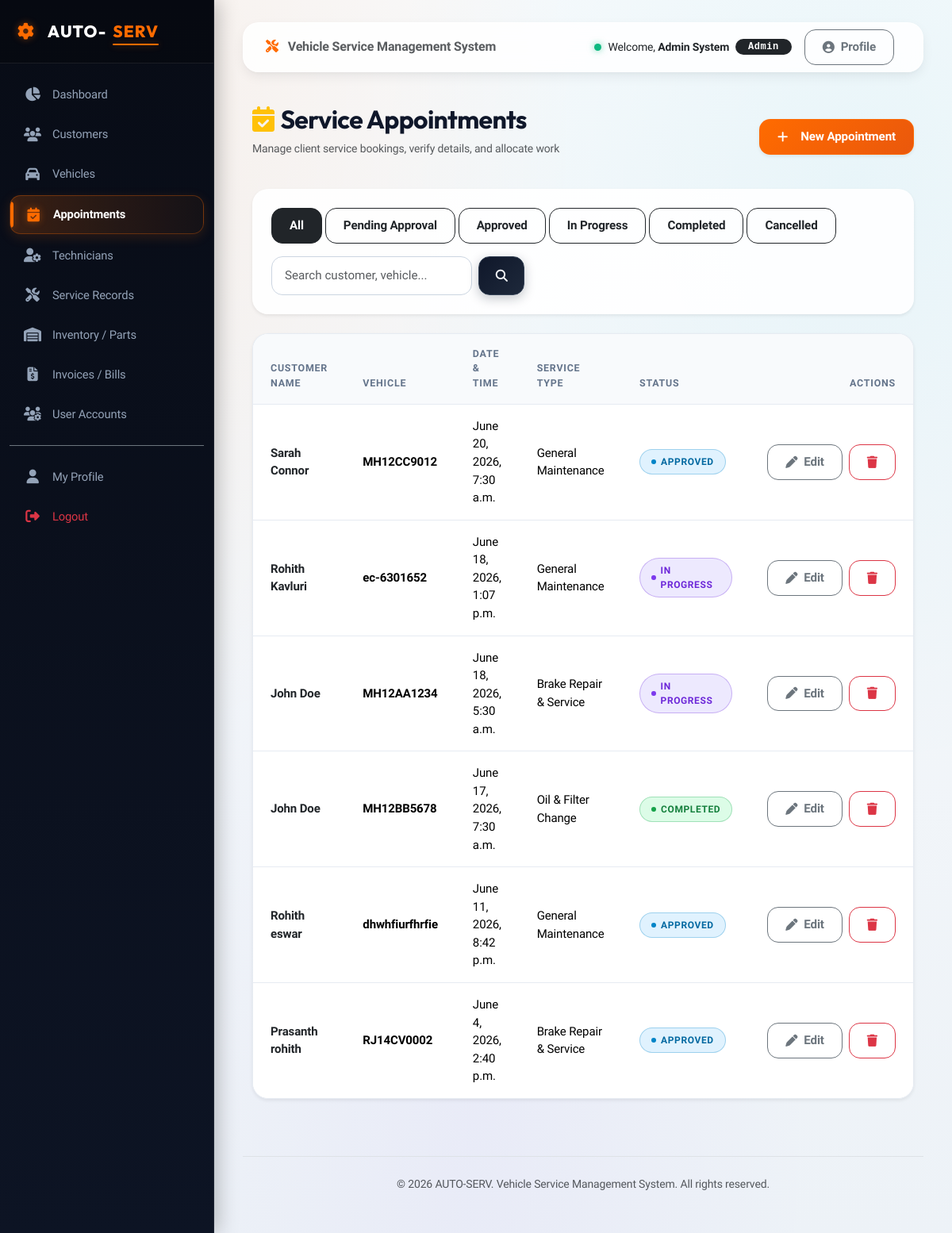
Page /appointments/ (signed in) on the committed database.
### accounts/models.py (models this page shows, shortened)
class User(AbstractUser):
    ROLE_CHOICES = (
        ('admin', 'Admin'),
        ('customer', 'Customer'),
        ('technician', 'Technician'),
        ('service_advisor', 'Service Advisor'),
    )
    role = models.CharField(max_length=20, choices=ROLE_CHOICES, default='customer')
    phone = models.CharField(max_length=15, blank=True, null=True)
    address = models.TextField(blank=True, null=True)

### appointment/models.py (models this page shows, shortened)
class Appointment(models.Model):
    STATUS_CHOICES = (
        ('pending', 'Pending'),
        ('approved', 'Approved'),
        ('in_progress', 'In Progress'),
        ('completed', 'Completed'),
        ('cancelled', 'Cancelled'),
    )
    SERVICE_CHOICES = (
        ('general', 'General Maintenance'),
        ('oil_change', 'Oil & Filter Change'),
        ('brakes', 'Brake Repair & Service'),
        ('engine', 'Engine Diagnostics & Tuning'),
        ('alignment', 'Wheel Alignment & Balancing'),
        ('ac', 'Air Conditioning Service'),
        ('electrical', 'Electrical Diagnostics'),
        ('bodywork', 'Body Repair & Detailing'),
    )
    customer = models.ForeignKey(Customer, on_delete=models.CASCADE, related_name='appointments')
    vehicle = models.ForeignKey(Vehicle, on_delete=models.CASCADE, related_name='appointments')
    appointment_date = models.DateTimeField()
    service_type = models.CharField(max_length=50, choices=SERVICE_CHOICES, default='general')
    status = models.CharField(max_length=20, choices=STATUS_CHOICES, default='pending')
    notes = models.TextField(blank=True, null=True)

### customers/models.py (models this page shows, shortened)
class Customer(models.Model):
    user = models.OneToOneField(settings.AUTH_USER_MODEL, on_delete=models.CASCADE, null=True, blank=True, related_name='customer')
    customer_name = models.CharField(max_length=100)
    phone = models.CharField(max_length=15)
    email = models.EmailField()
    address = models.TextField()

### vehicles/models.py (models this page shows, shortened)
class Vehicle(models.Model):
    FUEL_CHOICES = (
        ('petrol', 'Petrol'),
        ('diesel', 'Diesel'),
        ('electric', 'Electric'),
        ('hybrid', 'Hybrid'),
        ('cng', 'CNG'),
    )
    customer = models.ForeignKey(Customer, on_delete=models.CASCADE, related_name='vehicles')
    vehicle_number = models.CharField(max_length=20, unique=True)
    brand = models.CharField(max_length=50)
    model = models.CharField(max_length=50)
    year = models.PositiveIntegerField()
    fuel_type = models.CharField(max_length=20, choices=FUEL_CHOICES, default='petrol')

### accounts/decorators.py (the view)
        def _wrapped_view(request, *args, **kwargs):
            if request.user.is_authenticated:
                allowed_roles = list(roles)
                if 'admin' in allowed_roles and 'service_advisor' not in allowed_roles:
                    allowed_roles.append('service_advisor')
                if request.user.role in allowed_roles or request.user.is_superuser:
                    return view_func(request, *args, **kwargs)
            raise PermissionDenied

### appointment/views.py (called while the page is built)
@login_required
@role_required('admin')
def appointment_list(request):
    status_filter = request.GET.get('status', '')
    query = request.GET.get('q', '')
    appointments = Appointment.objects.all().order_by('-appointment_date')
    if status_filter:
        appointments = appointments.filter(status=status_filter)
    if query:
        appointments = appointments.filter(
            Q(customer__customer_name__icontains=query) |
            Q(vehicle__vehicle_number__icontains=query) |
            Q(service_type__icontains=query)
        )
    return render(request, 'appointment/appointment_list.html', {
        'appointments': appointments,
        'status_filter': status_filter,
        'query': query
    })

### templates/appointment/appointment_list.html (shortened to what this page needs)
{% extends 'base.html' %}
{% block content %}
<div class="d-flex justify-content-between align-items-center mb-4">
    <div>
        <h2 class="fw-bold"><i class="fa-solid fa-calendar-check text-warning me-2"></i>Service Appointments</h2>
        <p class="text-muted small">Manage client service bookings, verify details, and allocate work</p>
    </div>
    <a href="{% url 'appointment:appointment_create' %}" class="btn btn-primary shadow-sm">
        <i class="fa-solid fa-plus me-2"></i>New Appointment
    </a>
</div>
<div class="card border-0 shadow-sm p-4 mb-4">
    <div class="d-flex flex-wrap justify-content-between align-items-center gap-3">
        <div class="d-flex gap-1 flex-wrap">
            <a href="{% url 'appointment:appointment_list' %}" class="btn btn-sm {% if not status_filter %}btn-dark{% else %}btn-outline-dark{% endif %}">
                All
            </a>
            <a href="{% url 'appointment:appointment_list' %}?status=pending" class="btn btn-sm {% if status_filter == 'pending' %}btn-dark{% else %}btn-outline-dark{% endif %}">
                Pending Approval
            </a>
            <a href="{% url 'appointment:appointment_list' %}?status=approved" class="btn btn-sm {% if status_filter == 'approved' %}btn-dark{% else %}btn-outline-dark{% endif %}">
                Approved
            </a>
            <a href="{% url 'appointment:appointment_list' %}?status=in_progress" class="btn btn-sm {% if status_filter == 'in_progress' %}btn-dark{% else %}btn-outline-dark{% endif %}">
                In Progress
            </a>
            <a href="{% url 'appointment:appointment_list' %}?status=completed" class="btn btn-sm {% if status_filter == 'completed' %}btn-dark{% else %}btn-outline-dark{% endif %}">
                Completed
            </a>
            <a href="{% url 'appointment:appointment_list' %}?status=cancelled" class="btn btn-sm {% if status_filter == 'cancelled' %}btn-dark{% else %}btn-outline-dark{% endif %}">
                Cancelled
            </a>
        </div>
        <form method="get" class="d-flex gap-2">
            <input type="text" name="q" class="form-control form-control-sm" placeholder="Search customer, vehicle..." value="{{ query }}">
            <button type="submit" class="btn btn-sm btn-secondary"><i class="fa-solid fa-search"></i></button>
        </form>
    </div>
</div>
<div class="custom-table-card shadow-sm">
    <div class="table-responsive">
        <table class="table custom-table mb-0 align-middle">
            <thead>
                <tr>
                    <th>Customer Name</th>
                    <th>Vehicle</th>
                    <th>Date & Time</th>
                    <th>Service Type</th>
                    <th>Status</th>
                    <th class="text-end">Actions</th>
                </tr>
            </thead>
            <tbody>
                {% for appt in appointments %}
                <tr>
                    <td>
                        <a href="{% url 'customers:customer_detail' appt.customer.pk %}" class="fw-bold text-decoration-none text-dark">
                            {{ appt.customer.customer_name }}
                        </a>
                    </td>
                    <td class="fw-bold">{{ appt.vehicle.vehicle_number }}</td>
                    <td>{{ appt.appointment_date }}</td>
                    <td class="text-capitalize">{{ appt.get_service_type_display }}</td>
                    <td>
                        <span class="badge-status {{ appt.status }}">{{ appt.get_status_display }}</span>
                    </td>
                    <td class="text-end">
                        <div class="d-flex justify-content-end gap-2">
                            <a href="{% url 'appointment:appointment_update' appt.pk %}" class="btn btn-sm btn-outline-secondary" title="Edit">
                                <i class="fa-solid fa-pen"></i> Edit
                            </a>
                            <a href="{% url 'appointment:appointment_delete' appt.pk %}" class="btn btn-sm btn-outline-danger" title="Delete">
                                <i class="fa-solid fa-trash"></i>
                            </a>
                        </div>
                    </td>
                </tr>
                {% endfor %}
            </tbody>
        </table>
    </div>
</div>
{% endblock %}

### templates/navbar.html (shortened to what this page needs)
<nav class="navbar navbar-expand-lg main-navbar py-2 px-3 mb-3 no-print">
    <div class="container-fluid">
        {% if not user.is_authenticated %}
        <a class="navbar-brand text-dark fw-bold d-flex align-items-center" href="/">
            <i class="fa-solid fa-gear me-2 brand-gear fs-4"></i>AUTO-<span style="color:var(--primary-color);">SERV</span>
        </a>
        {% else %}
        <span class="navbar-brand text-muted fs-6 d-none d-md-inline fw-semibold">
            <i class="fa-solid fa-screwdriver-wrench me-2" style="color:var(--primary-color);"></i> Vehicle Service Management System
        </span>
        {% endif %}
        <div class="ms-auto d-flex align-items-center">
            {% if user.is_authenticated %}
            <div class="text-dark me-3 d-none d-sm-flex align-items-center">
                <span class="status-dot dot-active me-2"></span>
                <span class="small me-2">Welcome, <strong class="text-dark">{{ user.first_name|default:user.username }} {{ user.last_name }}</strong></span>
                <span class="badge bg-dark rounded-pill px-3 py-1 font-monospace" style="letter-spacing: 0.5px;">{{ user.get_role_display }}</span>
            </div>
            <a href="{% url 'accounts:profile' %}" class="btn btn-sm btn-outline-secondary me-2">
                <i class="fa-solid fa-user-circle"></i> Profile
            </a>
            {% endif %}
        </div>
    </div>
</nav>

### rows in the picture
User: first_name "Admin", last_name "System", role "Admin"
Appointment: customer.customer_name "Sarah Connor", vehicle.vehicle_number "MH12CC9012", appointment_date "June 20, 2026, 7:30 a.m.", service_type "General Maintenance", status "APPROVED"
Appointment: customer.customer_name "Rohith Kavluri", vehicle.vehicle_number "ec-6301652", appointment_date "June 18, 2026, 1:07 p.m.", service_type "General Maintenance", status "IN PROGRESS"
Appointment: customer.customer_name "John Doe", vehicle.vehicle_number "MH12AA1234", appointment_date "June 18, 2026, 5:30 a.m.", service_type "Brake Repair & Service", status "IN PROGRESS"
Appointment: customer.customer_name "John Doe", vehicle.vehicle_number "MH12BB5678", appointment_date "June 17, 2026, 7:30 a.m.", service_type "Oil & Filter Change", status "COMPLETED"
Appointment: customer.customer_name "Rohith eswar", vehicle.vehicle_number "dhwhfiurfhrfie", appointment_date "June 11, 2026, 8:42 p.m.", service_type "General Maintenance", status "APPROVED"
Appointment: customer.customer_name "Prasanth rohith", vehicle.vehicle_number "RJ14CV0002", appointment_date "June 4, 2026, 2:40 p.m.", service_type "Brake Repair & Service", status "APPROVED"
